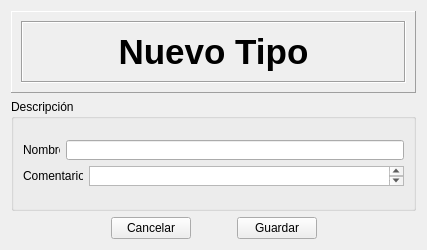
<?xml version="1.0" encoding="UTF-8"?>
<ui version="4.0">
 <class>WidgetNuevoTipoProducto</class>
 <widget class="QWidget" name="WidgetNuevoTipoProducto">
  <property name="geometry">
   <rect>
    <x>0</x>
    <y>0</y>
    <width>427</width>
    <height>250</height>
   </rect>
  </property>
  <property name="sizePolicy">
   <sizepolicy hsizetype="Fixed" vsizetype="Fixed">
    <horstretch>0</horstretch>
    <verstretch>0</verstretch>
   </sizepolicy>
  </property>
  <property name="minimumSize">
   <size>
    <width>427</width>
    <height>250</height>
   </size>
  </property>
  <property name="maximumSize">
   <size>
    <width>427</width>
    <height>250</height>
   </size>
  </property>
  <property name="windowTitle">
   <string>Form</string>
  </property>
  <layout class="QGridLayout" name="gridLayout_3">
   <item row="0" column="0">
    <layout class="QVBoxLayout" name="verticalLayout_5">
     <item>
      <widget class="QFrame" name="frame">
       <property name="sizePolicy">
        <sizepolicy hsizetype="Preferred" vsizetype="Fixed">
         <horstretch>0</horstretch>
         <verstretch>0</verstretch>
        </sizepolicy>
       </property>
       <property name="minimumSize">
        <size>
         <width>0</width>
         <height>82</height>
        </size>
       </property>
       <property name="maximumSize">
        <size>
         <width>16777215</width>
         <height>82</height>
        </size>
       </property>
       <property name="frameShape">
        <enum>QFrame::Panel</enum>
       </property>
       <property name="frameShadow">
        <enum>QFrame::Raised</enum>
       </property>
       <layout class="QVBoxLayout" name="verticalLayout_4">
        <item>
         <widget class="QFrame" name="frame_2">
          <property name="frameShape">
           <enum>QFrame::Box</enum>
          </property>
          <property name="frameShadow">
           <enum>QFrame::Sunken</enum>
          </property>
          <layout class="QVBoxLayout" name="verticalLayout">
           <item>
            <widget class="QLabel" name="label">
             <property name="text">
              <string>&lt;!DOCTYPE HTML PUBLIC &quot;-//W3C//DTD HTML 4.0//EN&quot; &quot;http://www.w3.org/TR/REC-html40/strict.dtd&quot;&gt;
&lt;html&gt;&lt;head&gt;&lt;meta name=&quot;qrichtext&quot; content=&quot;1&quot; /&gt;&lt;style type=&quot;text/css&quot;&gt;
p, li { white-space: pre-wrap; }
&lt;/style&gt;&lt;/head&gt;&lt;body style=&quot; font-family:'MS Shell Dlg 2'; font-size:8.25pt; font-weight:400; font-style:normal;&quot;&gt;
&lt;p align=&quot;center&quot; style=&quot; margin-top:0px; margin-bottom:0px; margin-left:0px; margin-right:0px; -qt-block-indent:0; text-indent:0px;&quot;&gt;&lt;span style=&quot; font-size:26pt; font-weight:600;&quot;&gt;Nuevo Tipo&lt;/span&gt;&lt;/p&gt;&lt;/body&gt;&lt;/html&gt;</string>
             </property>
            </widget>
           </item>
          </layout>
         </widget>
        </item>
       </layout>
      </widget>
     </item>
     <item>
      <layout class="QVBoxLayout" name="verticalLayout_2">
       <item>
        <widget class="QGroupBox" name="groupBox">
         <property name="sizePolicy">
          <sizepolicy hsizetype="Expanding" vsizetype="Expanding">
           <horstretch>0</horstretch>
           <verstretch>0</verstretch>
          </sizepolicy>
         </property>
         <property name="minimumSize">
          <size>
           <width>0</width>
           <height>0</height>
          </size>
         </property>
         <property name="maximumSize">
          <size>
           <width>16777215</width>
           <height>16777215</height>
          </size>
         </property>
         <property name="title">
          <string>Descripción</string>
         </property>
         <layout class="QGridLayout" name="gridLayout_2">
          <item row="0" column="0">
           <layout class="QVBoxLayout" name="verticalLayout_3">
            <item>
             <layout class="QHBoxLayout" name="horizontalLayout">
              <item>
               <widget class="QLabel" name="label_2">
                <property name="sizePolicy">
                 <sizepolicy hsizetype="Fixed" vsizetype="Fixed">
                  <horstretch>0</horstretch>
                  <verstretch>0</verstretch>
                 </sizepolicy>
                </property>
                <property name="minimumSize">
                 <size>
                  <width>37</width>
                  <height>13</height>
                 </size>
                </property>
                <property name="maximumSize">
                 <size>
                  <width>37</width>
                  <height>13</height>
                 </size>
                </property>
                <property name="text">
                 <string>Nombre</string>
                </property>
               </widget>
              </item>
              <item>
               <widget class="QLineEdit" name="leNombre">
                <property name="sizePolicy">
                 <sizepolicy hsizetype="Expanding" vsizetype="Fixed">
                  <horstretch>0</horstretch>
                  <verstretch>0</verstretch>
                 </sizepolicy>
                </property>
                <property name="minimumSize">
                 <size>
                  <width>0</width>
                  <height>20</height>
                 </size>
                </property>
                <property name="maximumSize">
                 <size>
                  <width>16777215</width>
                  <height>20</height>
                 </size>
                </property>
                <property name="maxLength">
                 <number>50</number>
                </property>
               </widget>
              </item>
             </layout>
            </item>
            <item>
             <layout class="QHBoxLayout" name="horizontalLayout_2">
              <item>
               <widget class="QLabel" name="label_3">
                <property name="sizePolicy">
                 <sizepolicy hsizetype="Fixed" vsizetype="Fixed">
                  <horstretch>0</horstretch>
                  <verstretch>0</verstretch>
                 </sizepolicy>
                </property>
                <property name="minimumSize">
                 <size>
                  <width>60</width>
                  <height>16</height>
                 </size>
                </property>
                <property name="maximumSize">
                 <size>
                  <width>60</width>
                  <height>16</height>
                 </size>
                </property>
                <property name="text">
                 <string>Comentarios</string>
                </property>
               </widget>
              </item>
              <item>
               <widget class="QTextEdit" name="teComentario">
                <property name="sizePolicy">
                 <sizepolicy hsizetype="Preferred" vsizetype="Fixed">
                  <horstretch>0</horstretch>
                  <verstretch>0</verstretch>
                 </sizepolicy>
                </property>
                <property name="minimumSize">
                 <size>
                  <width>0</width>
                  <height>20</height>
                 </size>
                </property>
                <property name="maximumSize">
                 <size>
                  <width>16777215</width>
                  <height>20</height>
                 </size>
                </property>
               </widget>
              </item>
             </layout>
            </item>
           </layout>
          </item>
         </layout>
        </widget>
       </item>
       <item>
        <layout class="QHBoxLayout" name="horizontalLayout_4">
         <item>
          <spacer name="horizontalSpacer_2">
           <property name="orientation">
            <enum>Qt::Horizontal</enum>
           </property>
           <property name="sizeHint" stdset="0">
            <size>
             <width>40</width>
             <height>20</height>
            </size>
           </property>
          </spacer>
         </item>
         <item>
          <layout class="QHBoxLayout" name="horizontalLayout_3">
           <item>
            <widget class="QPushButton" name="pbCancelar">
             <property name="text">
              <string>Cancelar</string>
             </property>
            </widget>
           </item>
           <item>
            <spacer name="horizontalSpacer">
             <property name="orientation">
              <enum>Qt::Horizontal</enum>
             </property>
             <property name="sizeHint" stdset="0">
              <size>
               <width>40</width>
               <height>20</height>
              </size>
             </property>
            </spacer>
           </item>
           <item>
            <widget class="QPushButton" name="pbGuardar">
             <property name="text">
              <string>Guardar</string>
             </property>
            </widget>
           </item>
          </layout>
         </item>
         <item>
          <spacer name="horizontalSpacer_3">
           <property name="orientation">
            <enum>Qt::Horizontal</enum>
           </property>
           <property name="sizeHint" stdset="0">
            <size>
             <width>40</width>
             <height>20</height>
            </size>
           </property>
          </spacer>
         </item>
        </layout>
       </item>
      </layout>
     </item>
    </layout>
   </item>
  </layout>
 </widget>
 <resources/>
 <connections/>
</ui>
